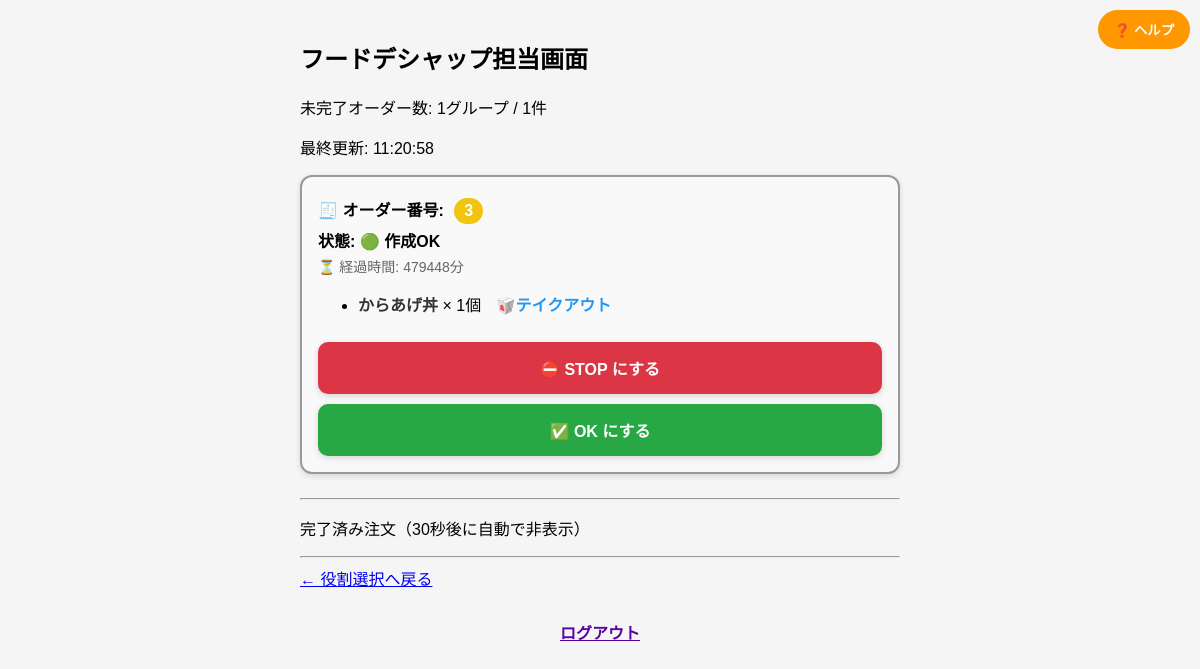
Screenshot of /food/deshap/ with the database file from the repository.
### food/models.py (models this page shows, shortened)
class FoodOrder(models.Model):
    menu = models.CharField(
        max_length=20,
        verbose_name="メニュー名",
        help_text="注文されたフードのメニュー名（例：からあげ丼、ルーロー飯）"
    )  # 注文されたメニュー名を保存
    quantity = models.PositiveIntegerField(
        default=1,
        verbose_name="数量",
        help_text="注文数量（1以上の整数）"
    )  # 注文の数量を保存
    eat_in = models.BooleanField(
        default=True,
        verbose_name="店内飲食",
        help_text="True=店内飲食、False=テイクアウト"
    )  # 店内飲食かテイクアウトかを判別
    clip_color = models.CharField(
        max_length=10,
        verbose_name="クリップ色",
        help_text="オーダー表のクリップの色（yellow, white等）"
    )  # クリップの色を保存
    clip_number = models.IntegerField(
        verbose_name="クリップ番号",
        help_text="オーダー表のクリップの番号（1-16等）"
    )  # クリップの番号を保存
    group_id = models.CharField(
        max_length=50,
        verbose_name="グループID",
        help_text="同一注文グループを識別するID（複数商品の一括注文用）"
    )  # 複数商品をまとめるグループID
    status = models.CharField(
        max_length=10,
        default='ok',
        verbose_name="注文状態",
        help_text="注文の現在の状態（ok=作成OK、stop=STOP中）"
    )  # 注文の進行状況を管理
    is_completed = models.BooleanField(
        default=False,
        verbose_name="完了フラグ",
        help_text="注文が完了したかどうかのフラグ"
    )  # 注文が完了したかどうか
    timestamp = models.DateTimeField(
        auto_now_add=True,
        verbose_name="受注時刻",
        help_text="注文を受けた時刻（自動設定）"
    )  # 注文を受けた時刻（自動記録）
    completed_at = models.DateTimeField(
        null=True,
        blank=True,
        verbose_name="完了時刻",
        help_text="注文が完了した時刻（完了時に設定）"
    )  # 注文が完了した時刻
    note = models.TextField(
        blank=True,
        default="",
        verbose_name="備考",
        help_text="注文に関する特記事項や要望"
    )  # 備考欄（特記事項や要望など）
    class Meta:
        verbose_name = "フード注文"           # 管理画面での単数表示名
        verbose_name_plural = "フード注文"    # 管理画面での複数表示名
        ordering = ['-timestamp']            # デフォルトの並び順（新しい順）
        indexes = [
            models.Index(fields=['status', 'is_completed'], name='food_status_completed_idx'),
            models.Index(fields=['clip_color', 'clip_number'], name='food_clip_idx'),
            models.Index(fields=['timestamp'], name='food_timestamp_idx'),
            models.Index(fields=['group_id'], name='food_group_idx'),
            models.Index(fields=['menu', 'is_completed'], name='food_menu_completed_idx'),
        ]

### food/views.py (the view, shortened to what this page needs)
# urls.py: path('deshap/', views.food_deshap_view, name='food_deshap'),
def food_deshap_view(request):
    context = _get_food_order_context()
    return render(request, "food/food_deshap.html", context)

### food/views.py (called while the page is built)
def _split_active_completed(grouped, now):
    active = {}
    completed = {}
    for gid, ords in grouped.items():
        if all(o.is_completed for o in ords):
            latest = max((o.completed_at for o in ords if o.completed_at), default=None)
            if latest and now - latest <= timezone.timedelta(seconds=30):
                completed[gid] = ords
        else:
            active[gid] = ords
    return active, completed

def _group_by_group_id(queryset):
    grouped = defaultdict(list)
    for obj in queryset:
        grouped[obj.group_id].append(obj)
    return grouped

def _calculate_food_refresh_metrics():
    aggregates = FoodOrder.objects.aggregate(
        active_items=Sum('quantity', filter=Q(is_completed=False)),
        latest_id=Max('id'),
        active_stop_groups=Count(
            'group_id',
            filter=Q(is_completed=False, status='stop'),
            distinct=True,
        ),
    )
    active_order_total = aggregates['active_items'] or 0
    latest_order_id = aggregates['latest_id'] or 0
    active_stop_groups = aggregates['active_stop_groups'] or 0
    refresh_value = f"{active_order_total}:{latest_order_id}:{active_stop_groups}"
    return {
        'active_order_total': active_order_total,
        'latest_order_id': latest_order_id,
        'active_stop_groups': active_stop_groups,
        'refresh_value': refresh_value,
    }

def _get_food_order_context():
    now = timezone.localtime()
    all_food = FoodOrder.objects.all().order_by('timestamp')
    for order in all_food:
        order.elapsed_seconds = int((now - order.timestamp).total_seconds())
        order.elapsed_minutes = order.elapsed_seconds // 60
    grouped = _group_by_group_id(all_food)
    active_orders, completed_orders = _split_active_completed(grouped, now)
    metrics = _calculate_food_refresh_metrics()
    return {
        'active_orders': active_orders,
        'completed_orders': completed_orders,
        'now': now,
        'active_count': len(active_orders),
        'active_order_total': metrics['active_order_total'],
        'latest_order_id': metrics['latest_order_id'],
        'refresh_value': metrics['refresh_value'],
    }

### templates/food/food_deshap.html (shortened to what this page needs)
{% load custom_filters %}
{% load static %}
<!DOCTYPE html>
<html lang="ja">
<head>
</head>
<body>
  <h2>フードデシャップ担当画面</h2>
  <p id="food-deshap-active-count" data-auto-refresh-value="{{ refresh_value }}">
    未完了オーダー数: {{ active_count }}グループ / {{ active_order_total }}件
  </p>
  <p id="food-deshap-last-updated">最終更新: {{ now|time:"H:i:s" }}</p>
  <button id="helpButton" onclick="openHelp()">❓ ヘルプ</button>
  <div id="food-deshap-orders-region">
    {% include "food/_food_deshap_orders.html" %}
  </div>
  <hr>
  <a href="/">← 役割選択へ戻る</a>
  <div class="logout-bottom">
    <a href="/logout/" style="font-weight: bold; color: #5a00a3;">ログアウト</a>
  </div>
</body>
</html>

### templates/food/_food_deshap_orders.html (shortened to what this page needs)
{% load custom_filters %}
{% for group_id, orders in active_orders.items %}
  <div class="order-card">
    <p class="clip-id">
      🧾 オーダー番号:
      <span class="clip-badge {% if orders.0.clip_color == 'yellow' %}yellow{% else %}white{% endif %}">
        {{ orders.0.clip_number }}
      </span>
    </p>
    <p class="status-line">
      状態:
      {% if orders.0.status == 'ok' %}
        🟢 作成OK
      {% elif orders.0.status == 'stop' %}
        🔴 STOP中
      {% endif %}
    </p>
    <p class="elapsed-time">⏳ 経過時間: {{ orders.0.elapsed_minutes }}分</p>
    <ul>
      {% for order in orders %}
        <li>
          <span class="item-label">{{ order.menu }}</span> × {{ order.quantity }}個
          <span style="margin-left: 10px; font-weight: bold; color: #2196F3;">
            {{ order.eat_in|yesno:'🍽️店内,🥡テイクアウト' }}
          </span>
        </li>
      {% endfor %}
    </ul>
    <form method="post" action="/food/update_status/{{ group_id }}/stop/" class="async-action">
      <button type="submit" class="complete-button stop-button">⛔ STOP にする</button>
    </form>
    <form method="post" action="/food/update_status/{{ group_id }}/ok/" class="async-action">
      <button type="submit" class="complete-button ok-button">✅ OK にする</button>
    </form>
  </div>
{% endfor %}
<hr>
<p>完了済み注文（30秒後に自動で非表示）</p>

### templates/food/food_deshap.html (style rules this page uses)
body { font-family: sans-serif; padding: 20px; max-width: 600px; margin: auto; background-color: #f5f5f5; }
.order-card { background: #f9f9f9; border: 2px solid #999; border-radius: 12px; margin-bottom: 24px; padding: 16px; box-shadow: 0 2px 6px rgba(0, 0, 0, 0.12); }
.order-card p { margin: 4px 0; }
.status-line { font-weight: bold; margin-top: 4px; }
.elapsed-time { color: #666; font-size: 14px; }
.complete-button { margin-top: 10px; padding: 14px; font-size: 16px; font-weight: bold; width: 100%; border-radius: 10px; background-color: #2196F3; color: white; border: none; cursor: pointer; box-shadow: 0 2px 6px rgba(0, 0, 0, 0.15); touch-action: manipulation; transition: background-color 0.2s ease; }
.stop-button { background-color: #dc3545; }
.ok-button { background-color: #28a745; }
.clip-id { font-weight: bold; margin-bottom: 8px; }
.clip-badge { display: inline-block; padding: 4px 10px; border-radius: 20px; color: white; font-weight: bold; margin-left: 6px; }
.clip-badge.yellow { background-color: #f1c40f; }
.item-label { font-weight: bold; color: #333; }
.logout-bottom { text-align: center; margin-top: 30px; }
#helpButton { position: fixed; top: 10px; right: 10px; background: #ff9800; color: white; border: none; border-radius: 20px; padding: 10px 16px; font-weight: bold; cursor: pointer; z-index: 999; }

### rows the page displays
FoodOrder: clip_number "3", status "🟢 作成OK", orders "479448", menu "からあげ丼", quantity "1", eat_in "🥡テイクアウト"

### other values shown
{{ active_count }} "1"
{{ active_order_total }} "1"
{{ now|time:"H:i:s" }} "11:20:58"
